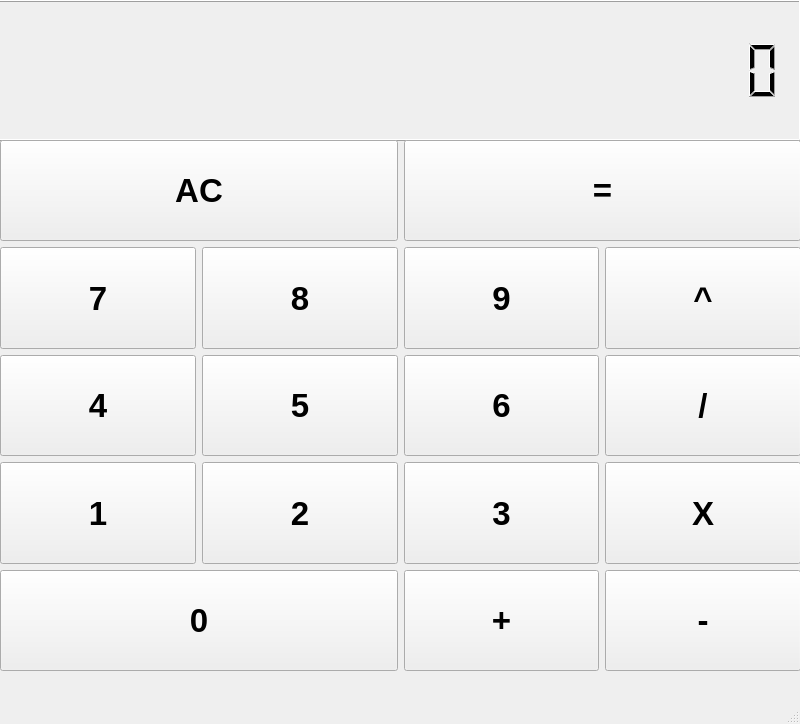
<?xml version="1.0" encoding="UTF-8"?>
<ui version="4.0">
 <class>MainWindow</class>
 <widget class="QMainWindow" name="MainWindow">
  <property name="geometry">
   <rect>
    <x>0</x>
    <y>0</y>
    <width>800</width>
    <height>724</height>
   </rect>
  </property>
  <property name="minimumSize">
   <size>
    <width>0</width>
    <height>20</height>
   </size>
  </property>
  <property name="windowTitle">
   <string>MainWindow</string>
  </property>
  <widget class="QWidget" name="centralwidget">
   <widget class="QLCDNumber" name="lcd">
    <property name="geometry">
     <rect>
      <x>-330</x>
      <y>0</y>
      <width>1131</width>
      <height>141</height>
     </rect>
    </property>
    <property name="sizePolicy">
     <sizepolicy hsizetype="Expanding" vsizetype="Expanding">
      <horstretch>0</horstretch>
      <verstretch>0</verstretch>
     </sizepolicy>
    </property>
    <property name="minimumSize">
     <size>
      <width>0</width>
      <height>10</height>
     </size>
    </property>
    <property name="digitCount">
     <number>35</number>
    </property>
   </widget>
   <widget class="QWidget" name="gridLayoutWidget">
    <property name="geometry">
     <rect>
      <x>0</x>
      <y>140</y>
      <width>801</width>
      <height>531</height>
     </rect>
    </property>
    <layout class="QGridLayout" name="gridLayout">
     <item row="5" column="3">
      <widget class="QPushButton" name="button_plus">
       <property name="sizePolicy">
        <sizepolicy hsizetype="Expanding" vsizetype="Expanding">
         <horstretch>0</horstretch>
         <verstretch>0</verstretch>
        </sizepolicy>
       </property>
       <property name="font">
        <font>
         <pointsize>25</pointsize>
         <weight>75</weight>
         <bold>true</bold>
        </font>
       </property>
       <property name="text">
        <string>+</string>
       </property>
      </widget>
     </item>
     <item row="1" column="4">
      <widget class="QPushButton" name="button_pow">
       <property name="sizePolicy">
        <sizepolicy hsizetype="Expanding" vsizetype="Expanding">
         <horstretch>0</horstretch>
         <verstretch>0</verstretch>
        </sizepolicy>
       </property>
       <property name="font">
        <font>
         <pointsize>25</pointsize>
         <weight>75</weight>
         <bold>true</bold>
        </font>
       </property>
       <property name="text">
        <string>^</string>
       </property>
      </widget>
     </item>
     <item row="3" column="2">
      <widget class="QPushButton" name="button5">
       <property name="sizePolicy">
        <sizepolicy hsizetype="Expanding" vsizetype="Expanding">
         <horstretch>0</horstretch>
         <verstretch>0</verstretch>
        </sizepolicy>
       </property>
       <property name="font">
        <font>
         <pointsize>25</pointsize>
         <weight>75</weight>
         <bold>true</bold>
        </font>
       </property>
       <property name="text">
        <string>5</string>
       </property>
      </widget>
     </item>
     <item row="3" column="3">
      <widget class="QPushButton" name="button6">
       <property name="sizePolicy">
        <sizepolicy hsizetype="Expanding" vsizetype="Expanding">
         <horstretch>0</horstretch>
         <verstretch>0</verstretch>
        </sizepolicy>
       </property>
       <property name="font">
        <font>
         <pointsize>25</pointsize>
         <weight>75</weight>
         <bold>true</bold>
        </font>
       </property>
       <property name="text">
        <string>6</string>
       </property>
      </widget>
     </item>
     <item row="3" column="4">
      <widget class="QPushButton" name="button_d">
       <property name="sizePolicy">
        <sizepolicy hsizetype="Expanding" vsizetype="Expanding">
         <horstretch>0</horstretch>
         <verstretch>0</verstretch>
        </sizepolicy>
       </property>
       <property name="font">
        <font>
         <pointsize>25</pointsize>
         <weight>75</weight>
         <bold>true</bold>
        </font>
       </property>
       <property name="text">
        <string>/</string>
       </property>
      </widget>
     </item>
     <item row="5" column="4">
      <widget class="QPushButton" name="button_minus">
       <property name="sizePolicy">
        <sizepolicy hsizetype="Expanding" vsizetype="Expanding">
         <horstretch>0</horstretch>
         <verstretch>0</verstretch>
        </sizepolicy>
       </property>
       <property name="font">
        <font>
         <pointsize>25</pointsize>
         <weight>75</weight>
         <bold>true</bold>
        </font>
       </property>
       <property name="text">
        <string>-</string>
       </property>
      </widget>
     </item>
     <item row="4" column="4">
      <widget class="QPushButton" name="button_X">
       <property name="sizePolicy">
        <sizepolicy hsizetype="Expanding" vsizetype="Expanding">
         <horstretch>0</horstretch>
         <verstretch>0</verstretch>
        </sizepolicy>
       </property>
       <property name="font">
        <font>
         <pointsize>25</pointsize>
         <weight>75</weight>
         <bold>true</bold>
        </font>
       </property>
       <property name="text">
        <string>X</string>
       </property>
      </widget>
     </item>
     <item row="1" column="2">
      <widget class="QPushButton" name="button8">
       <property name="sizePolicy">
        <sizepolicy hsizetype="Expanding" vsizetype="Expanding">
         <horstretch>0</horstretch>
         <verstretch>0</verstretch>
        </sizepolicy>
       </property>
       <property name="font">
        <font>
         <pointsize>25</pointsize>
         <weight>75</weight>
         <bold>true</bold>
        </font>
       </property>
       <property name="text">
        <string>8</string>
       </property>
      </widget>
     </item>
     <item row="4" column="1">
      <widget class="QPushButton" name="button1">
       <property name="sizePolicy">
        <sizepolicy hsizetype="Expanding" vsizetype="Expanding">
         <horstretch>0</horstretch>
         <verstretch>0</verstretch>
        </sizepolicy>
       </property>
       <property name="font">
        <font>
         <pointsize>25</pointsize>
         <weight>75</weight>
         <bold>true</bold>
        </font>
       </property>
       <property name="text">
        <string>1</string>
       </property>
      </widget>
     </item>
     <item row="4" column="3">
      <widget class="QPushButton" name="button3">
       <property name="sizePolicy">
        <sizepolicy hsizetype="Expanding" vsizetype="Expanding">
         <horstretch>0</horstretch>
         <verstretch>0</verstretch>
        </sizepolicy>
       </property>
       <property name="font">
        <font>
         <pointsize>25</pointsize>
         <weight>75</weight>
         <bold>true</bold>
        </font>
       </property>
       <property name="text">
        <string>3</string>
       </property>
      </widget>
     </item>
     <item row="4" column="2">
      <widget class="QPushButton" name="button2">
       <property name="sizePolicy">
        <sizepolicy hsizetype="Expanding" vsizetype="Expanding">
         <horstretch>0</horstretch>
         <verstretch>0</verstretch>
        </sizepolicy>
       </property>
       <property name="font">
        <font>
         <pointsize>25</pointsize>
         <weight>75</weight>
         <bold>true</bold>
        </font>
       </property>
       <property name="text">
        <string>2</string>
       </property>
      </widget>
     </item>
     <item row="3" column="1">
      <widget class="QPushButton" name="button4">
       <property name="sizePolicy">
        <sizepolicy hsizetype="Expanding" vsizetype="Expanding">
         <horstretch>0</horstretch>
         <verstretch>0</verstretch>
        </sizepolicy>
       </property>
       <property name="font">
        <font>
         <pointsize>25</pointsize>
         <weight>75</weight>
         <bold>true</bold>
        </font>
       </property>
       <property name="text">
        <string>4</string>
       </property>
      </widget>
     </item>
     <item row="5" column="1" colspan="2">
      <widget class="QPushButton" name="button0">
       <property name="sizePolicy">
        <sizepolicy hsizetype="Expanding" vsizetype="Expanding">
         <horstretch>0</horstretch>
         <verstretch>0</verstretch>
        </sizepolicy>
       </property>
       <property name="font">
        <font>
         <pointsize>25</pointsize>
         <weight>75</weight>
         <bold>true</bold>
        </font>
       </property>
       <property name="text">
        <string>0</string>
       </property>
      </widget>
     </item>
     <item row="1" column="3">
      <widget class="QPushButton" name="button9">
       <property name="sizePolicy">
        <sizepolicy hsizetype="Expanding" vsizetype="Expanding">
         <horstretch>0</horstretch>
         <verstretch>0</verstretch>
        </sizepolicy>
       </property>
       <property name="font">
        <font>
         <pointsize>25</pointsize>
         <weight>75</weight>
         <bold>true</bold>
        </font>
       </property>
       <property name="text">
        <string>9</string>
       </property>
      </widget>
     </item>
     <item row="1" column="1">
      <widget class="QPushButton" name="button7">
       <property name="sizePolicy">
        <sizepolicy hsizetype="Expanding" vsizetype="Expanding">
         <horstretch>0</horstretch>
         <verstretch>0</verstretch>
        </sizepolicy>
       </property>
       <property name="font">
        <font>
         <pointsize>25</pointsize>
         <weight>75</weight>
         <bold>true</bold>
        </font>
       </property>
       <property name="text">
        <string>7</string>
       </property>
      </widget>
     </item>
     <item row="0" column="3" colspan="2">
      <widget class="QPushButton" name="button_equal">
       <property name="sizePolicy">
        <sizepolicy hsizetype="Expanding" vsizetype="Expanding">
         <horstretch>0</horstretch>
         <verstretch>0</verstretch>
        </sizepolicy>
       </property>
       <property name="font">
        <font>
         <pointsize>25</pointsize>
         <weight>75</weight>
         <bold>true</bold>
        </font>
       </property>
       <property name="text">
        <string>=</string>
       </property>
      </widget>
     </item>
     <item row="0" column="1" colspan="2">
      <widget class="QPushButton" name="buttonAC">
       <property name="sizePolicy">
        <sizepolicy hsizetype="Expanding" vsizetype="Expanding">
         <horstretch>0</horstretch>
         <verstretch>0</verstretch>
        </sizepolicy>
       </property>
       <property name="font">
        <font>
         <pointsize>25</pointsize>
         <weight>75</weight>
         <bold>true</bold>
        </font>
       </property>
       <property name="text">
        <string>AC</string>
       </property>
      </widget>
     </item>
    </layout>
   </widget>
   <zorder>lcd</zorder>
   <zorder>gridLayoutWidget</zorder>
   <zorder>button_plus</zorder>
  </widget>
  <widget class="QMenuBar" name="menubar">
   <property name="geometry">
    <rect>
     <x>0</x>
     <y>0</y>
     <width>800</width>
     <height>26</height>
    </rect>
   </property>
  </widget>
  <widget class="QStatusBar" name="statusbar"/>
 </widget>
 <resources/>
 <connections/>
</ui>
